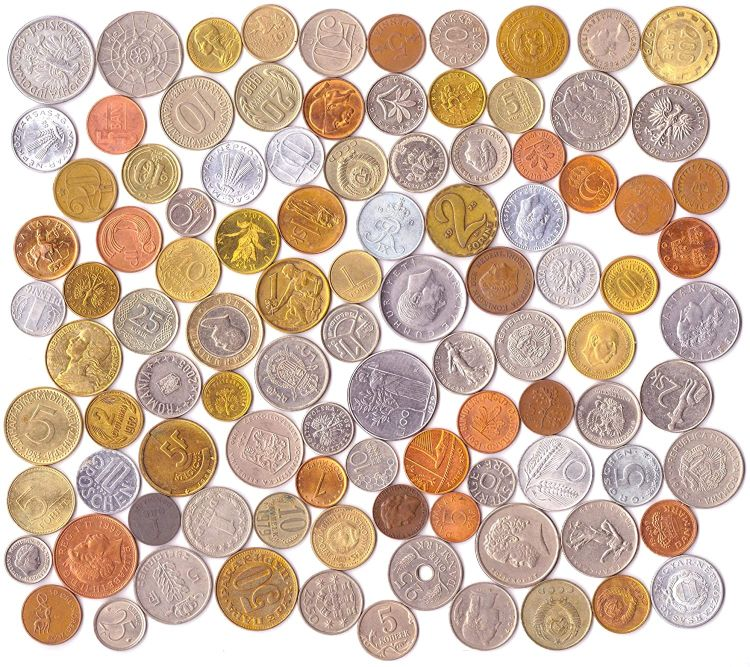
#> input picture excersises2/images2/coins102.jpg, 750 x 667 px
$ python coin_counter.py
#> lines starting #> are read from the running program, lines starting #| are printed output that depends on the picture; after the words box and inside, x2 and y2 are one past the last pixel; in counts of white or black regions, pixels touching at a corner belong together
import numpy as np
import cv2


# Image operation using thresholding
img = cv2.imread("images2/coins102.jpg")
#> img is the input picture: shape (667, 750, 3); mean B, G, R 162.9, 181.8, 206.4


gray = cv2.cvtColor(img, cv2.COLOR_BGR2GRAY)
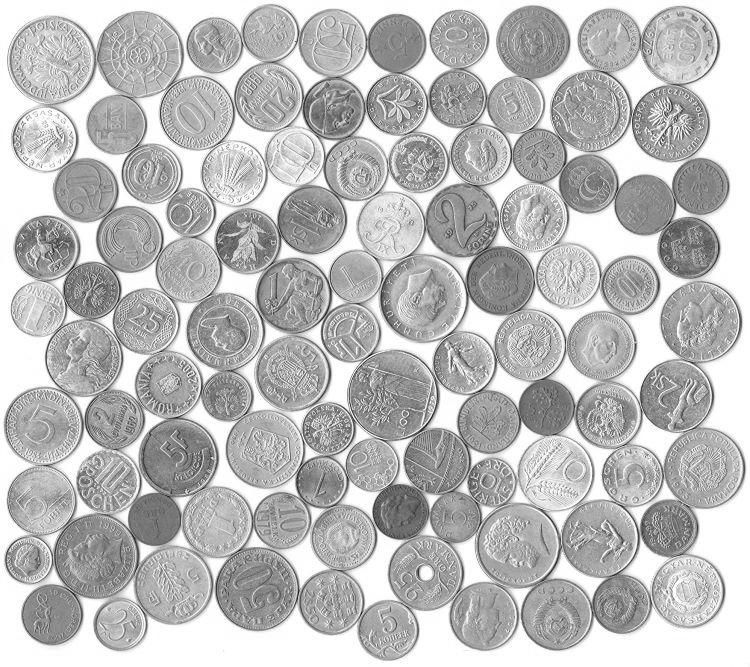
#> gray: shape (667, 750); min 10, max 255, mean 187
# hsv = cv2.cvtColor(img, cv2.COLOR_BGR2HSV)

ret, thresh = cv2.threshold(gray, 0, 255,
                            cv2.THRESH_BINARY_INV +
                            cv2.THRESH_OTSU)
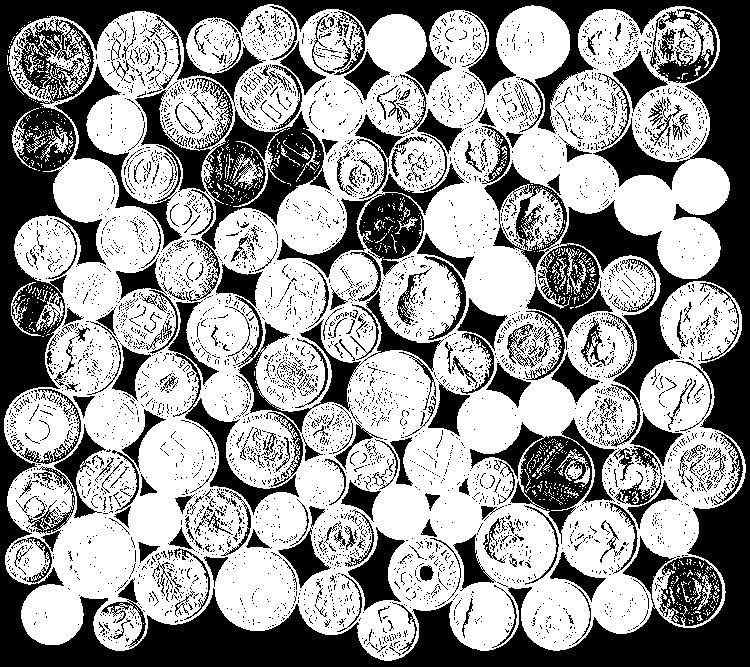
#> thresh: shape (667, 750); 59.7% white; 5277 black regions (4937 under 20 px), largest, box (x1, y1, x2, y2) and area: (0, 0, 750, 667) 98805, (54, 64, 331, 250) 13039, (470, 418, 617, 544) 5820
#> ret = 195
# cv2.imshow('image', thresh)

# Noise removal using Morphological
# closing operation
# kernel = np.ones((3, 3), np.uint8)
kernel = cv2.getStructuringElement(cv2.MORPH_ELLIPSE, (3, 3))
closing = cv2.morphologyEx(thresh, cv2.MORPH_CLOSE,
                           kernel)
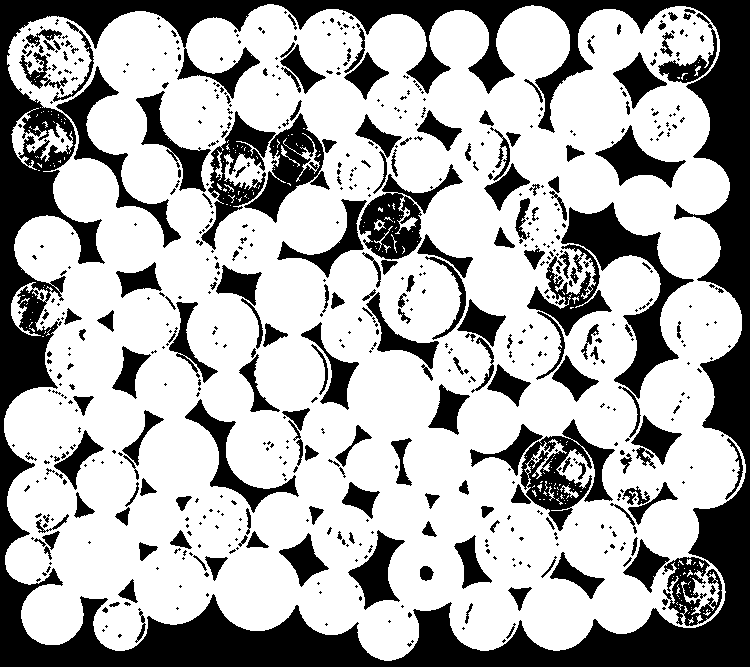
#> closing: shape (667, 750); 67.3% white; 659 black regions (454 under 20 px), largest, box (x1, y1, x2, y2) and area: (0, 0, 750, 667) 81843, (561, 202, 694, 399) 6377, (520, 419, 615, 531) 4037

kernel1 = cv2.getStructuringElement(cv2.MORPH_ELLIPSE, (5, 5))
opening = cv2.morphologyEx(closing, cv2.MORPH_OPEN,
                           kernel1)
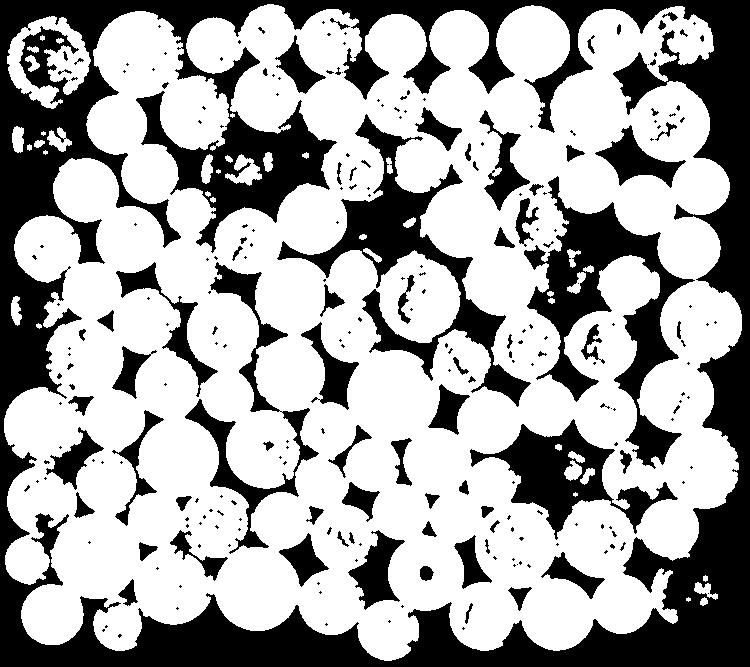
#> opening: shape (667, 750); 64.4% white; 257 black regions (172 under 20 px), largest, box (x1, y1, x2, y2) and area: (0, 0, 750, 667) 110929, (524, 176, 695, 469) 13940, (277, 114, 531, 407) 12593

# Background area using Dialation

# bg = cv2.erode(opening, kernel)

# Finding foreground area
dist_transform = cv2.distanceTransform(opening, cv2.DIST_L2, 0)
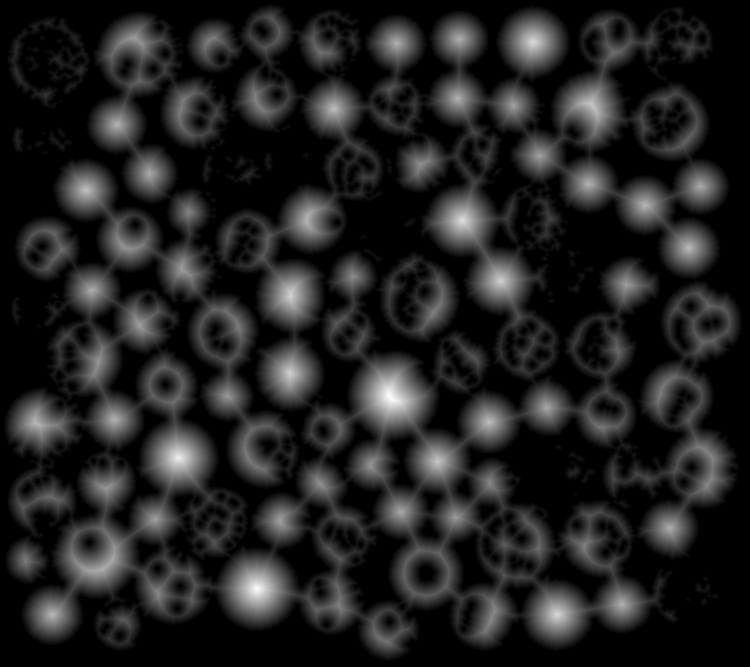
#> dist_transform: shape (667, 750) float32; min 0, max 42.43, mean 5.7; drawn with min black and max white
ret, fg = cv2.threshold(dist_transform, 0.02
                        * dist_transform.max(), 255, 0)
#> ret = 0.849
fg = fg.astype(np.uint8)
nb_components, output, stats, centroids = cv2.connectedComponentsWithStats(fg, connectivity=8)
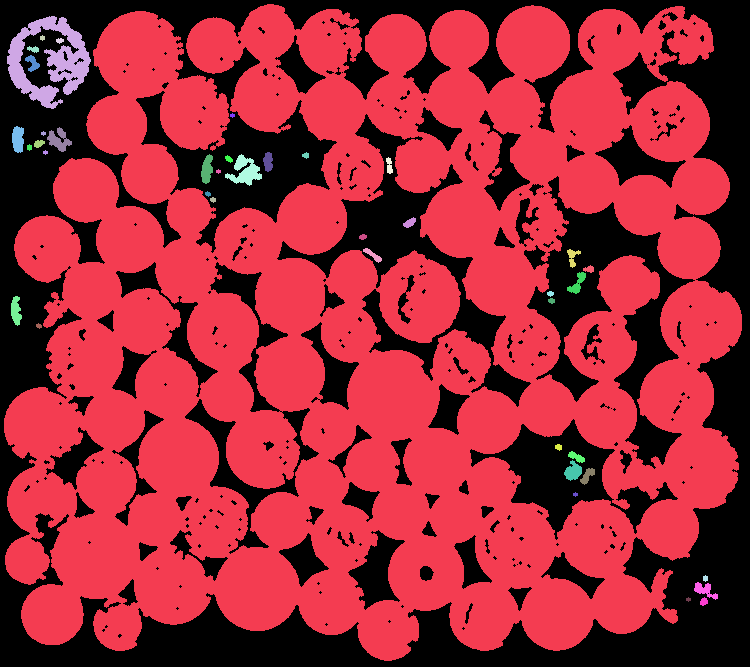
#> output: shape (667, 750) int32; 42 distinct labels, from 0 to 41; one colour per label, 0 black
#> nb_components = 42; stats = 42 rows, first 6: [0, 0, 750, 667, 178108], [4, 4, 738, 657, 314884], [7, 16, 84, 93, 3409], [40, 35, 5, 6, 22], [56, 38, 8, 6, 33], [27, 46, 12, 7, 54]; centroids = 42 pairs, first value 15.52 to 705, second value 37.5 to 601.2
print(nb_components)
#| 42
# cv2.imshow('eroded', bg)
cv2.imshow('image', fg)
cv2.waitKey(0)
cv2.destroyAllWindows()
